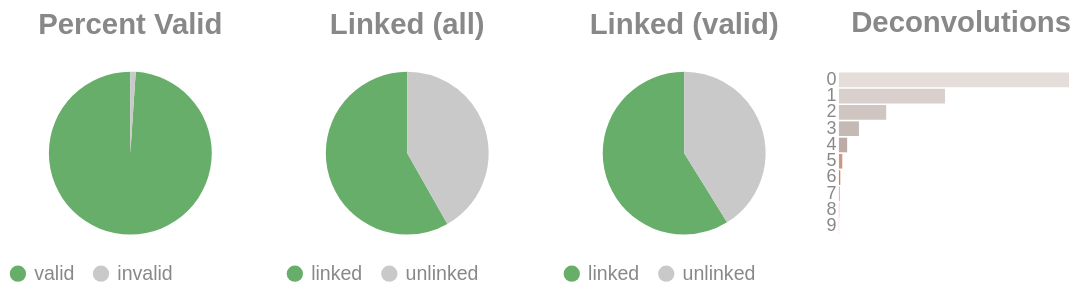

This figure's notebook cell:
### Code cell
if SKIPLR:
    pass
else:
    clash = Counter()
    for i in valids['molecule'].to_list():
        _mol = i.split("-")
        if len(_mol) == 1:
            clash.update('0')
        else:
            clash.update(_mol[-1])

    _d = {"deconvolutions": [], 'count': []}
    for k,v in clash.items():
        _d['deconvolutions'].append(k)
        _d['count'].append(v)

    tot_valid = valids['reads'].sum()
    mask = valids['reads'] >= 2
    n_linked_reads = valids.filter(mask)['reads'].sum()
    if n_linked_reads == 0:
        print_html("No linked molecules (>=2 reads) were detected; skipping linked-only distributions.")
        SKIPLR = True
    else:
        perc_valid = round(tot_valid / n_reads, 4)
        linked_perc_abs = round(n_linked_reads / n_reads, 4)
        linked_perc = round(n_linked_reads / tot_valid, 4)

    _valid = pl.DataFrame({"valids": ['valid', 'invalid'], "count": [tot_valid, n_reads - tot_valid]})
    _linked_abs = pl.DataFrame({"linked (absolute)": ['linked', 'unlinked'], "count": [n_linked_reads, n_reads - n_linked_reads]})
    _linked_rel = pl.DataFrame({"linked (valids)": ['linked', 'unlinked'], "count": [n_linked_reads, tot_valid - n_linked_reads]})

    (
        alt.hconcat(
            piechart(_valid, goodval = 'valid', title = "Percent Valid"),
            piechart(_linked_abs, goodval = "linked", title =  "Linked (all)"),
            piechart(_linked_rel, goodval = "linked", title =  "Linked (valid)"),
            convolutionbar(pl.DataFrame(_d), title = "Deconvolutions"),
            center = True,
            bounds = 'flush'
        )
        .resolve_scale(color='independent')
        .resolve_legend('independent')
        .properties(usermeta={'embedOptions': {"actions": False}})
    ).display()

### Figure 1 — Vega-Lite specification as saved in the notebook (floating-point values rounded to 4 significant figures)
{"width": "container", "height": 400, "config": {"title": {"anchor": "start", "dy": -15, "fontSize": 18, "color": "#888888", "subtitleColor": "#888888", "subtitleFontSize": 14}, "arc": {"fill": "#0072B2"}, "axis": {"domainColor": "#888888", "domainWidth": 0.5, "gridWidth": 0.2, "grid": false, "titleFontWeight": 400, "titleFontSize": 15, "labelFontSize": 11, "labelColor": "#888888", "tickColor": "#888888", "tickWidth": 0.2, "titleColor": "#888888"}, "axisBand": {"grid": false}, "axisX": {"grid": true, "tickSize": 10, "domainCap": "round"}, "axisY": {"domain": false, "grid": true, "tickSize": 0, "domainCap": "round"}, "background": "transparent", "header": {"labelFontSize": 15, "labelColor": "#888888", "titleFontSize": 15, "titleFontWeight": 600, "titleColor": "#888888"}, "legend": {"labelFont": "sans-serif", "labelFontSize": 12, "labelColor": "#888888", "symbolSize": 100, "symbolType": "circle", "titleFontSize": 12, "titlePadding": 10, "titleColor": "#888888", "title": null}, "range": {"category": ["#E69F00", "#56B4E9", "#009E73", "#F0E442", "#0072B2", "#D55E00", "#CC79A7", "#000000"], "diverging": ["#cfe8f3", "#a2d4ec", "#73bfe2", "#46abdb", "#1696d2", "#12719e"]}, "area": {"fill": "#0072B2", "fillOpacity": 0.7, "line": true, "strokeOpacity": 0.7}, "line": {"color": "#0072B2", "stroke": "#0072B2", "strokeWidth": 2}, "trail": {"color": "#0072B2", "stroke": "#0072B2", "strokeWidth": 0, "size": 1}, "point": {"filled": true, "fillOpacity": 1.0, "size": 95}, "text": {"color": "#888888", "fontSize": 11, "align": "right", "fontWeight": 400, "size": 11}, "bar": {"fill": "#0072B2", "stroke": null}, "view": {"stroke": null, "continuousWidth": 660, "continuousHeight": 400}}, "hconcat": [{"data": {"name": "data-1e6f7a4a81ab4eae1e60fb4176436567"}, "mark": {"type": "arc"}, "encoding": {"color": {"field": "valids", "legend": {"orient": "bottom", "title": null}, "scale": {"domain": ["valid", "invalid"], "range": ["#68ae6b", "#C9C9C9"]}, "title": "Valids", "type": "nominal"}, "theta": {"field": "count", "type": "quantitative"}, "tooltip": [{"field": "valids", "title": "Valids", "type": "ordinal"}, {"field": "percent", "format": ".2%", "title": "Percent", "type": "quantitative"}, {"field": "count", "title": "Count", "type": "quantitative"}]}, "height": 100, "title": {"text": "Percent Valid", "align": "center", "anchor": "middle"}, "transform": [{"calculate": "datum.count / 3669237", "as": "percent"}], "width": 150}, {"data": {"name": "data-5c242d345e354e04f2a17899487e363b"}, "mark": {"type": "arc"}, "encoding": {"color": {"field": "linked (absolute)", "legend": {"orient": "bottom", "title": null}, "scale": {"domain": ["linked", "unlinked"], "range": ["#68ae6b", "#C9C9C9"]}, "title": "Linked (Absolute)", "type": "nominal"}, "theta": {"field": "count", "type": "quantitative"}, "tooltip": [{"field": "linked (absolute)", "title": "Linked (Absolute)", "type": "ordinal"}, {"field": "percent", "format": ".2%", "title": "Percent", "type": "quantitative"}, {"field": "count", "title": "Count", "type": "quantitative"}]}, "height": 100, "title": {"text": "Linked (all)", "align": "center", "anchor": "middle"}, "transform": [{"calculate": "datum.count / 3669237", "as": "percent"}], "width": 150}, {"data": {"name": "data-be5b076aca7ac9fbf0e7baa7842a714c"}, "mark": {"type": "arc"}, "encoding": {"color": {"field": "linked (valids)", "legend": {"orient": "bottom", "title": null}, "scale": {"domain": ["linked", "unlinked"], "range": ["#68ae6b", "#C9C9C9"]}, "title": "Linked (Valids)", "type": "nominal"}, "theta": {"field": "count", "type": "quantitative"}, "tooltip": [{"field": "linked (valids)", "title": "Linked (Valids)", "type": "ordinal"}, {"field": "percent", "format": ".2%", "title": "Percent", "type": "quantitative"}, {"field": "count", "title": "Count", "type": "quantitative"}]}, "height": 100, "title": {"text": "Linked (valid)", "align": "center", "anchor": "middle"}, "transform": [{"calculate": "datum.count / 3630236", "as": "percent"}], "width": 150}, {"data": {"name": "data-20946e55b20c0c45836de4001a3cede3"}, "mark": {"type": "bar"}, "encoding": {"color": {"field": "deconvolutions", "legend": null, "scale": {"scheme": "lightgreyred"}, "type": "nominal"}, "tooltip": [{"field": "deconvolutions", "title": "Deconvolutions", "type": "ordinal"}, {"field": "percent", "format": ".2%", "title": "Percent", "type": "quantitative"}, {"field": "count", "title": "Count", "type": "quantitative"}], "x": {"axis": null, "field": "count", "type": "quantitative"}, "y": {"field": "deconvolutions", "sort": "ascending", "title": null, "type": "nominal"}}, "height": 100, "title": {"text": "Deconvolutions", "align": "center", "anchor": "middle"}, "transform": [{"calculate": "datum.count / 2219759", "as": "percent"}], "width": 150}], "bounds": "flush", "center": true, "resolve": {"legend": {"angle": "independent"}, "scale": {"color": "independent"}}, "usermeta": {"embedOptions": {"actions": false}}, "$schema": "https://vega.github.io/schema/vega-lite/v6.4.1.json", "datasets": {"data-1e6f7a4a81ab4eae1e60fb4176436567": [{"valids": "valid", "count": 3630236}, {"valids": "invalid", "count": 39001}], "data-5c242d345e354e04f2a17899487e363b": [{"linked (absolute)": "linked", "count": 2135630}, {"linked (absolute)": "unlinked", "count": 1533607}], "data-be5b076aca7ac9fbf0e7baa7842a714c": [{"linked (valids)": "linked", "count": 2135630}, {"linked (valids)": "unlinked", "count": 1494606}], "data-20946e55b20c0c45836de4001a3cede3": [{"deconvolutions": "0", "count": 1224358}, {"deconvolutions": "1", "count": 564193}, {"deconvolutions": "2", "count": 251351}, {"deconvolutions": "3", "count": 106442}, {"deconvolutions": "4", "count": 43826}, {"deconvolutions": "5", "count": 17810}, {"deconvolutions": "6", "count": 7175}, {"deconvolutions": "7", "count": 2900}, {"deconvolutions": "8", "count": 1215}, {"deconvolutions": "9", "count": 489}]}}
